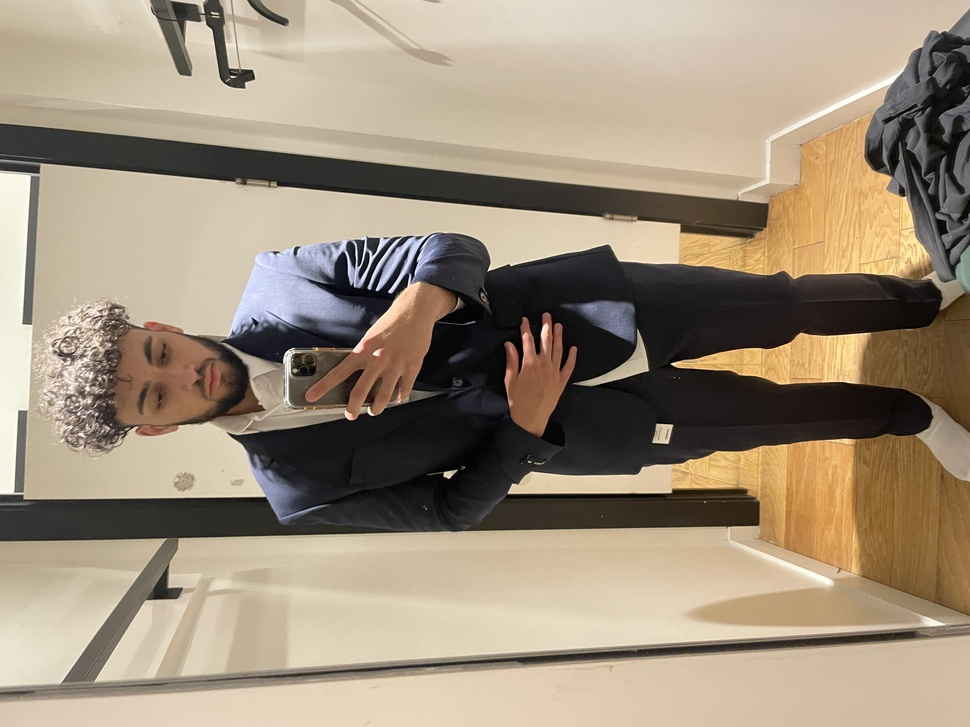
#> input picture imgs/img1.jpg, 970 x 727 px, shrunk from 4032 x 3024 before the run; its folder holds only this picture in this run
$ python photoEditor.py
#> lines starting #> are read from the running program, lines starting #| are printed output that depends on the picture
from PIL import Image, ImageEnhance, ImageFilter
import os

path = './imgs'
pathOut = '/editedImgs'

for filename in os.listdir(path):
    img = Image.open(f"{path}/{filename}")
#> img is the input picture: PIL image 970x727 RGB; mean R, G, B 157.3, 142.4, 122.4
    edit = img.filter(ImageFilter.SHARPEN).convert("L").rotate(-0)
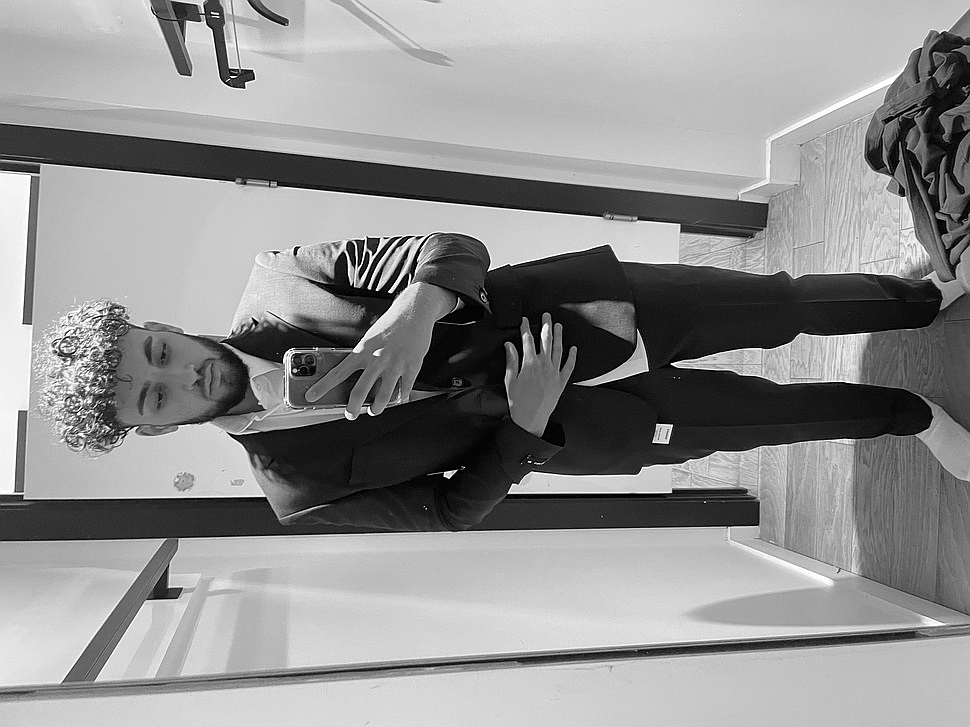
#> edit: PIL image 970x727 L; min 0, max 255, mean 144.6

    factor = 1.25
    enhancer = ImageEnhance.Contrast(edit)
    edit = enhancer.enhance(factor)
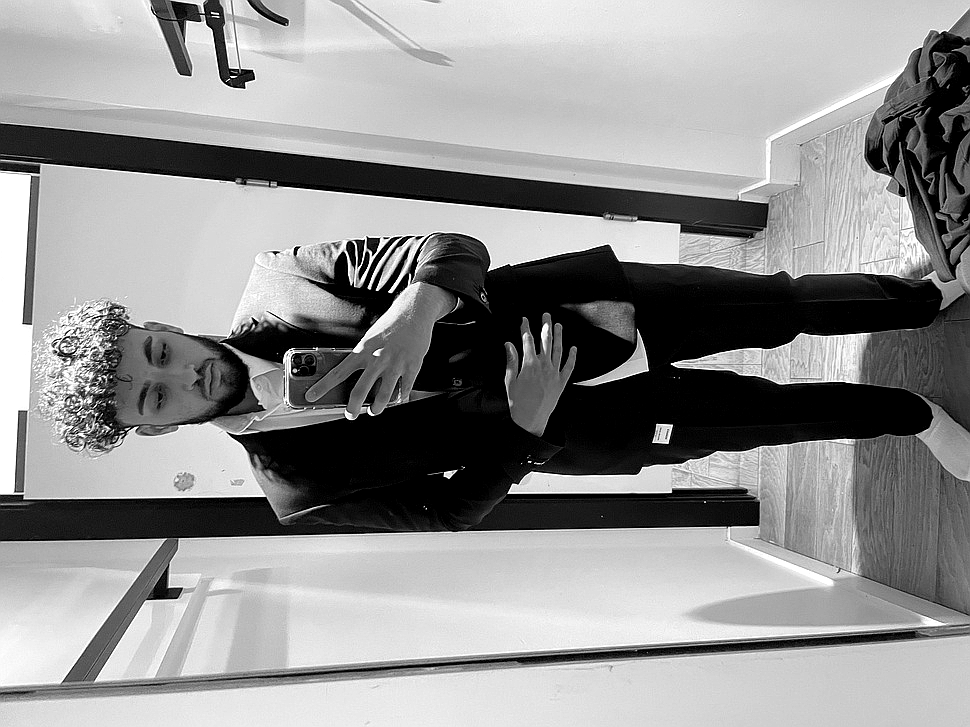
#> edit: PIL image 970x727 L; min 0, max 255, mean 145.4

    factor = 1.25
    enhancer = ImageEnhance.Color(edit)
    edit = enhancer.enhance(factor)

    factor = 2.0
    enhancer = ImageEnhance.Sharpness(edit)
    edit = enhancer.enhance(factor)

    factor = 1.05
    enhancer = ImageEnhance.Brightness(edit)
    edit = enhancer.enhance(factor)
    clean_name = os.path.splitext(filename)[0]

    edit.save(f'.{pathOut}/{clean_name}_edited.jpg')
